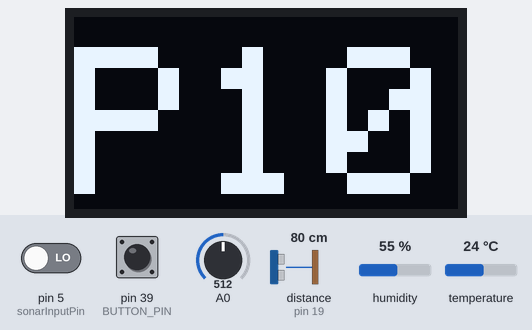
The sketch below on a simulated Arduino Mega 2560, built with avr-gcc and run on an emulated ATmega2560. On the bench: 128×64 one-colour display. Wiring (inferred from the names in the program): ultrasonic range finder: trigger pin 23; echo pin 19. Inputs (shaded band) come from the test bench; at power-on: pin 39 (BUTTON_PIN) LOW, pin 5 (sonarInputPin) LOW, distance to the obstacle (sensor on pin 19) 80 cm, A0 = 512, humidity 55 %, temperature 24 °C. The echo pulse lasts 58.3 µs per cm; what the sketch prints to the serial monitor is not drawn.

Above: at 1.2 s.
1.3 s: pin 39 (BUTTON_PIN) pulled HIGH for 1 s
At 3.0 s:
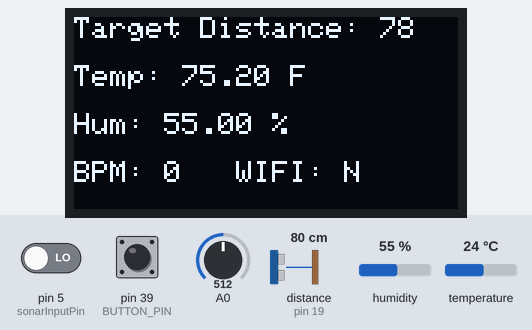
4.1 s: pin 5 (sonarInputPin) driven HIGH
At 5.3 s:
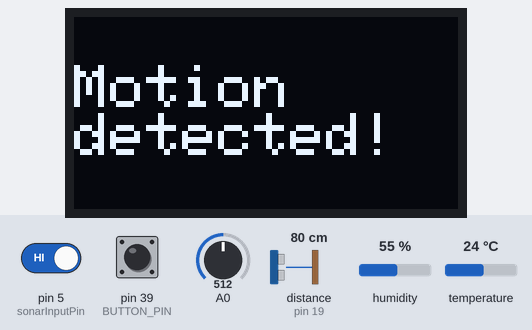
5.6 s: pin 5 (sonarInputPin) driven LOW
At 6.8 s:
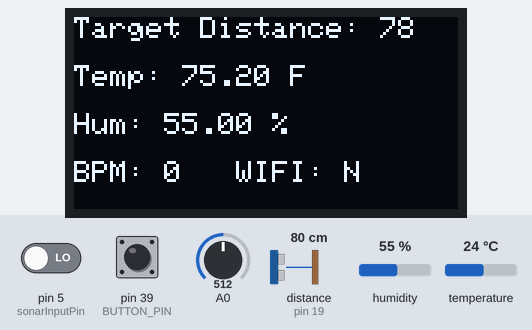
7.2 s: pin 39 (BUTTON_PIN) pulled HIGH for 0.15 s
At 8.5 s:
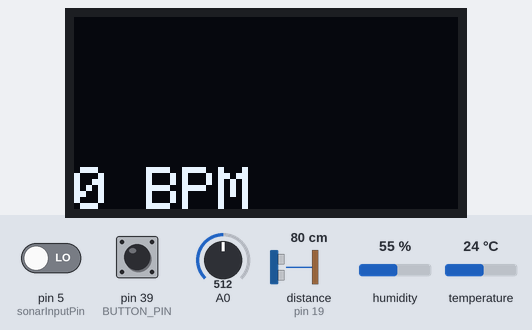
8.8 s: pin 39 (BUTTON_PIN) pulled HIGH for 0.15 s
At 10.2 s:
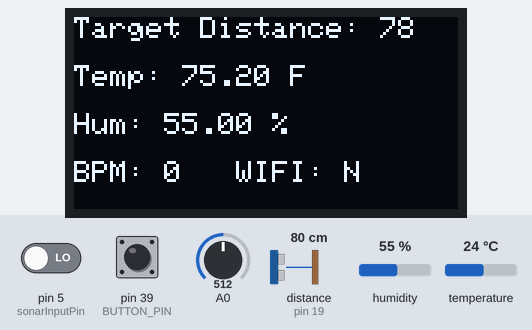
10.5 s: distance to the obstacle (sensor on pin 19) set to 2 cm
At 11.3 s:
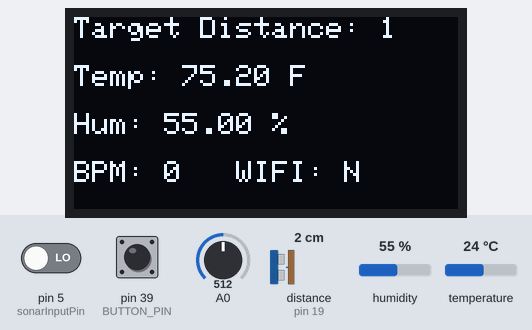
Timing chart, 0 to 13.1 s (numbered marks = the images above; inputs shaded):
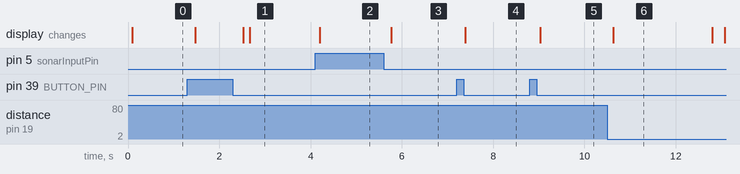

The sketch:

multi_menu_no_wifi.ino
```cpp
/* This code is to read raw distance signal from a ultrasonic sensor and change the
 *  color or a Neo Pixel RGB accordinly to a pre-defined distance range
 */
//libraries
#include <SPI.h>
#include <Wire.h>
#include <Adafruit_GFX.h>
#include <Adafruit_SSD1306.h>
#include <DHT.h>

bool WIFI = false;
char connection = 'N';

//Define variables for BPM
int x=0;
int lastx=0;
int lasty=0;
int LastTime=0;
int ThisTime;
bool BPMTiming=false;
bool BeatComplete=false;
int BPM=0;
#define UpperThreshold 2730
#define LowerThreshold 2710


#define SCREEN_WIDTH 128 // OLED display width, in pixels
#define SCREEN_HEIGHT 64 // OLED display height, in pixels

// Declaration for an SSD1306 display connected to I2C (SDA, SCL pins)
#define OLED_RESET     22 // Reset pin # (or -1 if sharing Arduino reset pin)
Adafruit_SSD1306 display(SCREEN_WIDTH, SCREEN_HEIGHT, &Wire, OLED_RESET);
#define NUMFLAKES     10 // Number of snowflakes in the animation example
#define LOGO_HEIGHT   16
#define LOGO_WIDTH    16

//DHT
#define DHTTYPE DHT11
#define DHT_PIN 4
#define BUTTON_PIN 39

// RANGE SETTINGS - SONAR
#define CLOSE 0
#define FAR 200
#define CENTER 50

//PIR MOTION
int sonarInputPin = 5;               // choose the input pin (for PIR sensor)
int pirState = LOW;             // we start, assuming no motion detected
int sonarValue = digitalRead(sonarInputPin);  // read input value

static const unsigned char PROGMEM logo_bmp[] =
{ B00000000, B11000000,
  B00000001, B11000000,
  B00000001, B11000000,
  B00000011, B11100000,
  B11110011, B11100000,
  B11111110, B11111000,
  B01111110, B11111111,
  B00110011, B10011111,
  B00011111, B11111100,
  B00001101, B01110000,
  B00011011, B10100000,
  B00111111, B11100000,
  B00111111, B11110000,
  B01111100, B11110000,
  B01110000, B01110000,
  B00000000, B00110000 };

// defines pins numbers for HC SR04 Sensor
const int trigPin = 23; // TRIGGER PIN
const int echoPin = 19; // ECHO PIN


int buttonPushCounter = 0;   // counter for the number of button presses
int buttonState = 0;         // current state of the button
int lastButtonState = 0;     // previous state of the button


int d = 0.0; // distance

// defines variables for sonar
long duration;
int distance;
//variables for dht

DHT dht(DHT_PIN, DHTTYPE);
float h = 0.0; // humidity
float t = 0.0; // temperature

void setup() {
  pinMode(trigPin, OUTPUT); // Sets the trigPin as an Output
  pinMode(echoPin, INPUT); // Sets the echoPin as an Input
  pinMode(sonarInputPin, INPUT);     // declare sensor as input
  Serial.begin(115200); // Starts the serial communication
  Wire.begin();
  display.begin(SSD1306_SWITCHCAPVCC, 0x3c);
  dht.begin();
  pinMode(BUTTON_PIN, INPUT); //initialize pushbutton pin as an input
}


// BEGIN MAIN LOOP
//*********************************************************************************
//*********************************************************************************
void loop() {

sonarValue = digitalRead(sonarInputPin);  // read input value - Sonar

  // read the pushbutton input pin:
  buttonState = digitalRead(BUTTON_PIN);

    // compare the buttonState to its previous state
  if (buttonState != lastButtonState) {
    // if the state has changed, increment the counter
    if (buttonState == HIGH) {
      // if the current state is HIGH then the button went from off to on:
      buttonPushCounter++;
      Serial.println("on");
      Serial.print("number of button pushes: ");
      Serial.println(buttonPushCounter);

    } else {
      // if the current state is LOW then the button went from on to off:
      Serial.println("off");
    }
    // Delay a little bit to avoid bouncing
    delay(50);
  }
  // save the current state as the last state, for next time through the loop
  lastButtonState = buttonState;


// Clears the trigPin
digitalWrite(trigPin, LOW);
delayMicroseconds(2);

// Sets the trigPin on HIGH state for 10 micro seconds
digitalWrite(trigPin, HIGH);
delayMicroseconds(10);
digitalWrite(trigPin, LOW);

// Reads the echoPin, returns the sound wave travel time in microseconds
duration = pulseIn(echoPin, HIGH);

// Calculating the distance
distance= duration*0.034/2;

d = distance;

h = dht.readHumidity();
t = dht.readTemperature(true);

//Begin BPM calc
//****************************************************************
  if(x>127)
  {
    //oled.clearDisplay();
    x=0;
    lastx=x;
  }

  ThisTime=millis();
  int value=analogRead(A0);
  //oled.setTextColor(WHITE);
  int y=(value/32)-60;
  //oled.writeLine(lastx,lasty,x,y,WHITE);
  lasty=y;
  lastx=x;
  // calc bpm
  //Serial.println((String)"BPM: " + BPM);

  if(value>UpperThreshold)
  {
    if(BeatComplete)
    {
      BPM=ThisTime-LastTime;
      BPM=int(60/(float(BPM)/1000));
      BPMTiming=false;
      BeatComplete=false;
      //tone(8,1000,250);
    }
    if(BPMTiming==false)
    {
      LastTime=millis();
      BPMTiming=true;
    }
  }
  if((value<LowerThreshold)&(BPMTiming))
    BeatComplete=true;

  Serial.println((String)"BPM: " + BPM);
  x++;
//****************************************************************
// End BPM calc


//Display to OLED
display.clearDisplay();
display.setTextColor(WHITE);
display.setTextSize(1.8);
display.setCursor(0,0);

if(buttonPushCounter == 0){
  display.setTextSize(7);
  display.setTextColor(WHITE);
  display.setCursor(0,10);
  display.print("P10");

  }

if(buttonPushCounter%2 == 1){
PrintDistance(d);
PrintTemp();
//PrintMotion();
PrintBPM(BPM);
ShowWifiStatus(WIFI);
PrintMotion();
}

if(buttonPushCounter%2 == 0 && buttonPushCounter > 1){

    display.setTextSize(2);
    display.setTextColor(WHITE);
    display.writeLine(lastx,lasty,x,y,WHITE);
    display.writeFillRect(0,50,128,16,BLACK);
    display.setCursor(0,50);
    display.print(BPM);
    display.print(" BPM");
    PrintMotion();
    delay(20);
  }

display.display();

// Prints the distance on the Serial Monitor
Serial.print("Distance: ");
Serial.println(distance);
delay(100);


}

// END MAIN LOOP
//*********************************************************************************
//*********************************************************************************


//Function Definitions

void PrintTemp() {

  display.print((String)"\n\nTemp: " + t + " F" + "\n\nHum: " + h + " %");
}

void PrintMotion() {

  if (sonarValue == HIGH) {

    if (pirState == LOW) {
        display.clearDisplay();
        display.setTextColor(WHITE);
        display.setTextSize(2);
        display.setCursor(0,0);
        display.print("\nMotion \ndetected!");
    }
  }
  else {
    if (pirState == HIGH) {
      display.print("\nMotion ended!");
      pirState = LOW;
    }
  }
}

void PrintDistance(int d) {

  display.print("Target Distance: ");
  display.print(d);
}

void PrintBPM(int BPM){

  display.print("\n\nBPM: ");
  display.print(BPM);
}

void ShowWifiStatus(bool WIFI){
  if(WIFI == true)
    connection = 'Y';
  else
    connection = 'N';

  display.print("   WIFI: ");
  display.print(connection);
  }
```

Measured:
- after the input at 1.3 s, the display: changes after 0.18 s (image 1)
- after the input at 4.1 s, the display: changes after 0.10 s (image 2)
- after the input at 5.6 s, the display: changes after 0.17 s (image 3)
- after the input at 7.2 s, the display: changes after 0.19 s (image 4)
- after the input at 8.8 s, the display: changes after 0.23 s (image 5)
- after the input at 10.5 s, the display: changes after 0.13 s (image 6)
- what the display in image 6 shows lasts 2.2 s, from 10.6 s to 12.8 s
